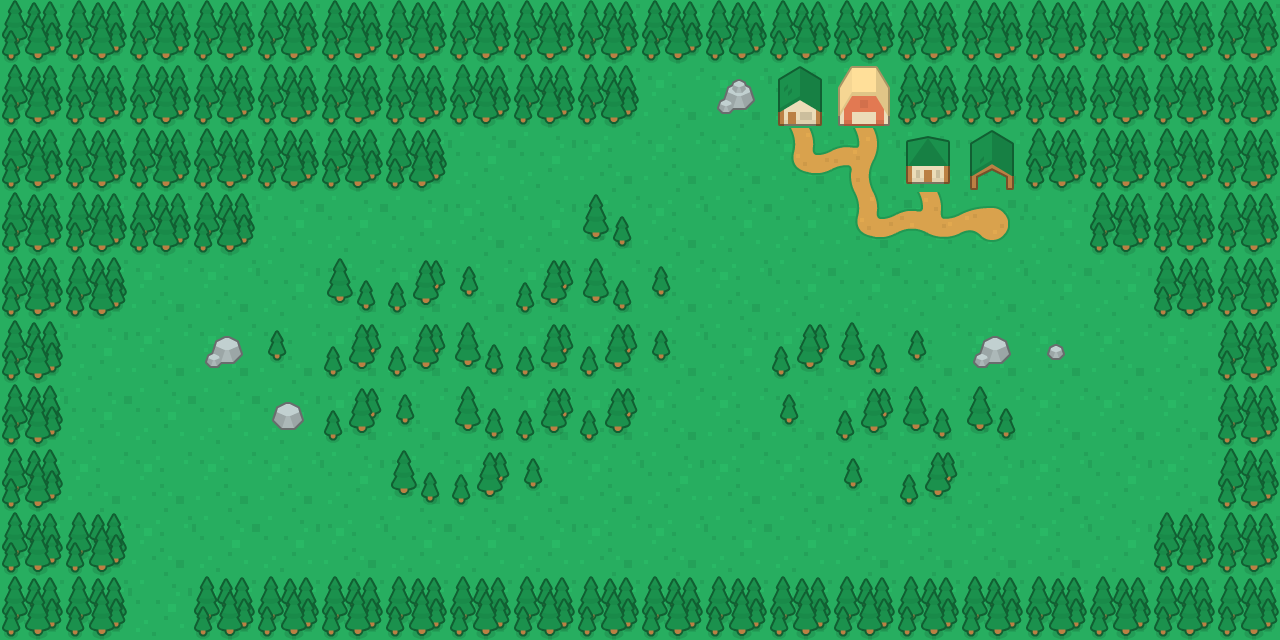

A 2D game scene composited from a Tiled map and its tileset images. What follows is a short description and the map's XML, with each tile layer's data collapsed to a summary:
An orthogonal 20x10 tile map with 64x64 px tiles, 2 tile layers (ground, obstacles) and 36 objects (22x obstacle, 10x red_spawn, 3x blue_spawn, blue_cam).

<map version="1.0" tiledversion="1.1.5" orientation="orthogonal" renderorder="right-down" width="20" height="10" tilewidth="64" tileheight="64" infinite="0" nextobjectid="70">
 <tileset firstgid="1" source="tilesheet.tsx" />
 <layer name="ground" width="20" height="10">
  <data>[200 cells, 200 non-empty, 6 distinct tile ids]</data>
 </layer>
 <layer name="obstacles" width="20" height="10">
  <data>[200 cells, 128 non-empty, 13 distinct tile ids]</data>
 </layer>
 <objectgroup name="objects">
  <object id="26" type="obstacle" x="0" y="0" width="1280" height="64" />
  <object id="29" type="obstacle" x="0" y="64" width="640" height="64" />
  <object id="30" type="obstacle" x="0" y="128" width="448" height="64" />
  <object id="31" type="obstacle" x="0" y="192" width="256" height="64" />
  <object id="32" type="obstacle" x="0" y="256" width="128" height="64" />
  <object id="33" type="obstacle" x="0" y="576" width="1280" height="64" />
  <object id="34" type="obstacle" x="0" y="512" width="128" height="64" />
  <object id="35" type="obstacle" x="1152" y="512" width="128" height="64" />
  <object id="36" type="obstacle" x="704" y="64" width="576" height="64" />
  <object id="37" type="obstacle" x="896" y="128" width="384" height="64" />
  <object id="38" type="obstacle" x="1088" y="192" width="192" height="64" />
  <object id="39" type="obstacle" x="1152" y="256" width="128" height="64" />
  <object id="40" type="obstacle" x="1216" y="320" width="64" height="192" />
  <object id="41" type="obstacle" x="0" y="320" width="64" height="192" />
  <object id="42" type="obstacle" x="576" y="192" width="64" height="64" />
  <object id="43" type="obstacle" x="320" y="256" width="384" height="64" />
  <object id="44" type="obstacle" x="192" y="320" width="512" height="64" />
  <object id="45" type="obstacle" x="256" y="384" width="384" height="64" />
  <object id="46" type="obstacle" x="384" y="448" width="192" height="64" />
  <object id="47" type="obstacle" x="768" y="320" width="320" height="64" />
  <object id="48" type="obstacle" x="768" y="384" width="256" height="64" />
  <object id="49" type="obstacle" x="832" y="448" width="128" height="64" />
  <object id="56" name="1" type="blue_spawn" x="128" y="512" width="64" height="64" />
  <object id="57" name="2" type="blue_spawn" x="192" y="512" width="64" height="64" />
  <object id="58" name="3" type="blue_spawn" x="256" y="512" width="64" height="64" />
  <object id="59" name="1" type="red_spawn" x="128" y="320" width="64" height="64" />
  <object id="60" name="2" type="red_spawn" x="128" y="256" width="64" height="64" />
  <object id="61" name="3" type="red_spawn" x="640" y="448" width="64" height="64" />
  <object id="62" name="4" type="red_spawn" x="704" y="384" width="64" height="64" />
  <object id="63" name="5" type="red_spawn" x="1024" y="512" width="64" height="64" />
  <object id="64" name="6" type="red_spawn" x="1024" y="448" width="64" height="64" />
  <object id="65" name="7" type="red_spawn" x="576" y="128" width="64" height="64" />
  <object id="66" name="8" type="red_spawn" x="832" y="192" width="64" height="64" />
  <object id="67" name="10" type="red_spawn" x="960" y="192" width="64" height="64" />
  <object id="68" name="9" type="red_spawn" x="896" y="192" width="64" height="64" />
  <object id="69" name="blue_cam" type="blue_cam" x="0" y="128" width="64" height="64" />
 </objectgroup>
</map>
